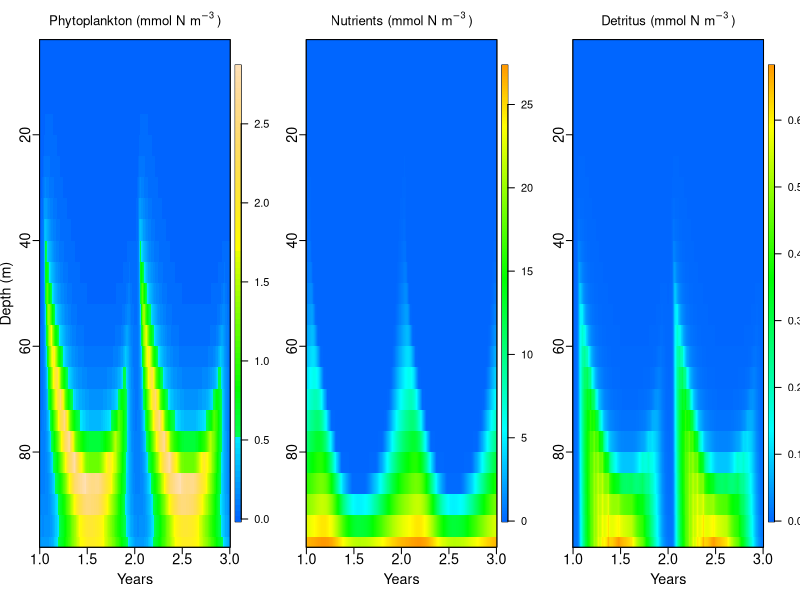
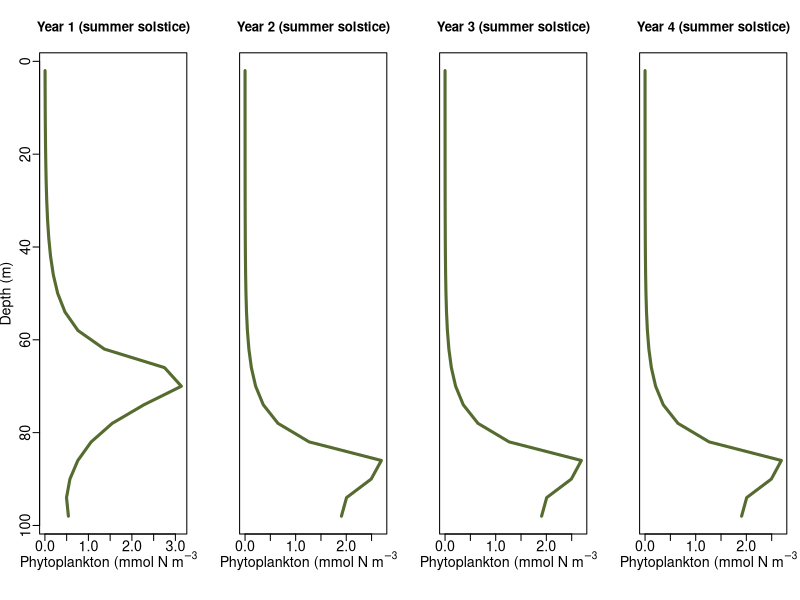
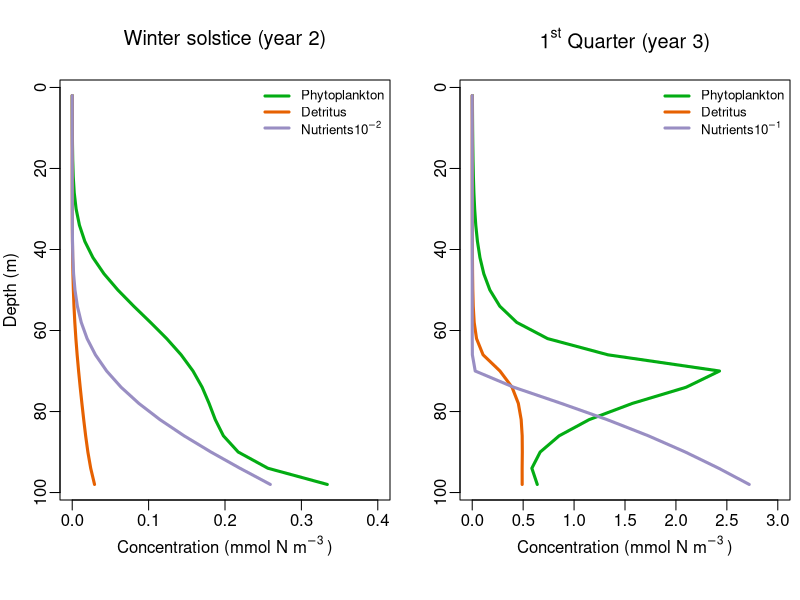
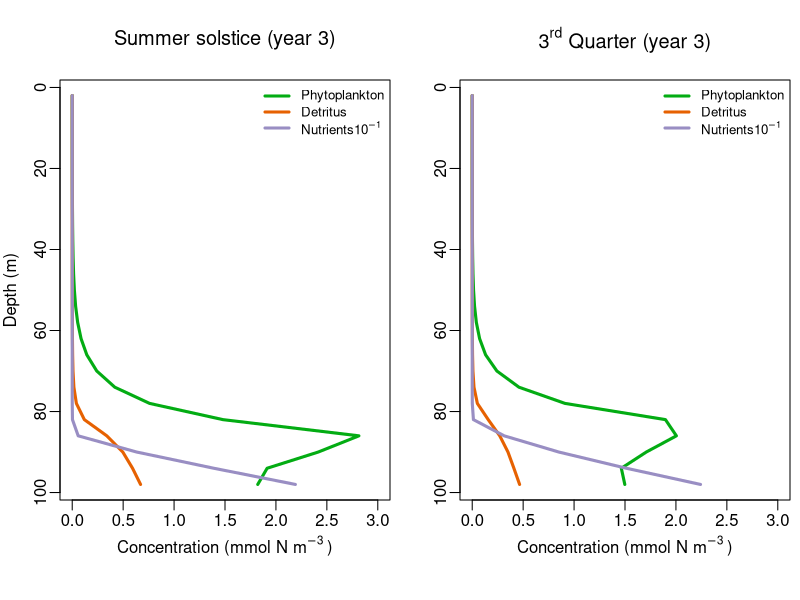
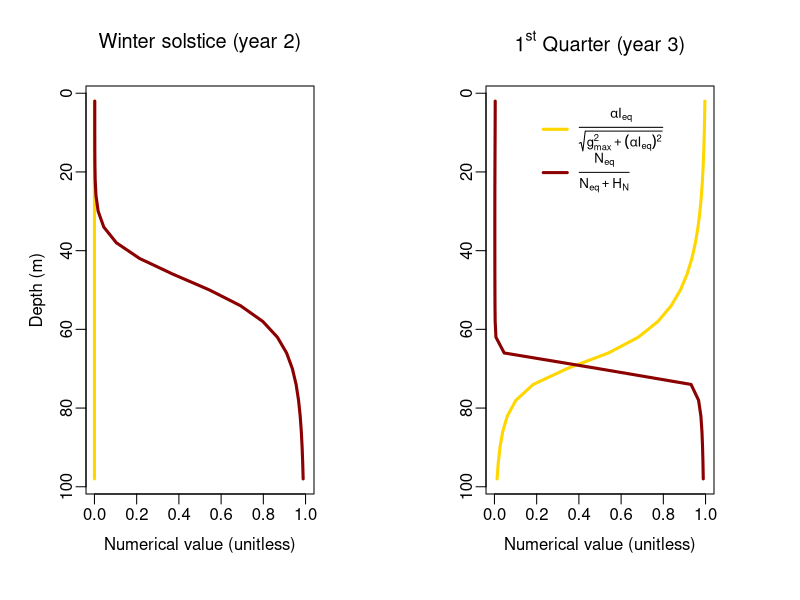
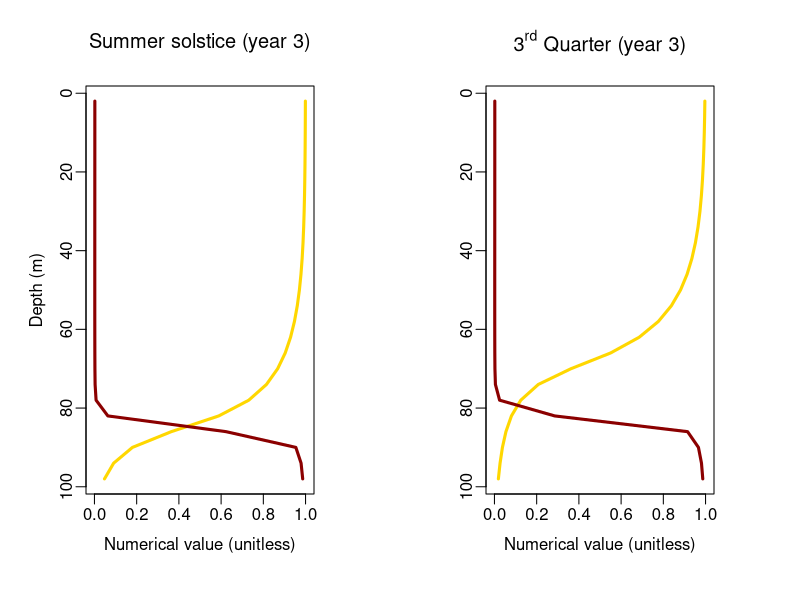
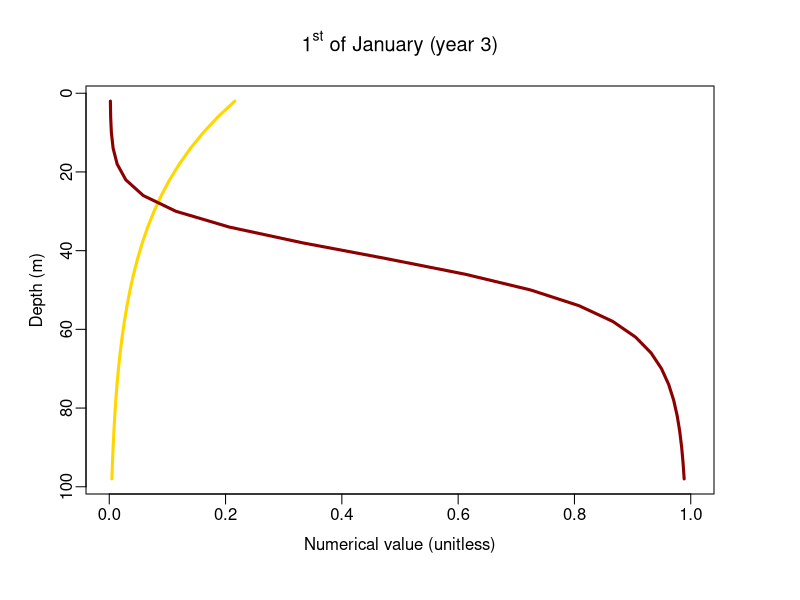

Reproduce these figures in R, in order.
#Adding detritus to the system and change units to nutrients

library(deSolve)
library(spam)
library(viridis)
library(viridisLite)
library(fields)

# Create an empty list to add the parameters
param <- list()

# Define parameters 
param$up <- 0.5 # sinking rate of phyto (m/d)
param$ud <- 15 # Settling velocity detritus (m/d)
param$DV <- 5*10^-5*3600*24 # Diffusivity (m^2/d)
param$dz <- 4 # grid spacing (m)
param$z <- seq(param$dz/2, 100, by=param$dz) # depth (m)
param$n <- length(param$z) # number of grid cells
param$kc <- 0.05 # light absorbed by phyto plankton and detritus (m2/mmol N)
param$kw <- 0.0375 # light absorbed by water (1/m)
param$I0 <- 350 #350 # incoming light radiation at surface (micro mol photons / (m2*s); uEinstein)
param$alp <- 0.1/(param$I0/200) # alpha slope of PI curve (1/uEinstein*d)
param$gmax <- 1.5 # g max (1/d)
param$HN <- 0.3 # Half saturation constant for nutrients (mmol /m^3)
param$m <- 0.03 # specific loss rate or mortality (1/d)
param$gamma <- 0.1 # grazing mortality m3 (mmol N)-1 d-1
param$eps <- 0.1 # remineralization coefficient (d-1)
param$Nb <- 30 # nutrient content at the bottom (mmol/m^3) 

# Define initial conditions - concentration of phyto plankton
PND <- c(rep(10,length(param$z)), rep(30,length(param$z)), rep(0, length(param$z)))

# Create a function
CalLightPDseason <- function(t, P, D, param) {
  
  season <- 1+cos(pi+(2*pi/365)*t+22*pi/365)
  
  Q <- param$kc * param$dz * ((cumsum(P) - P/2)+(cumsum(D) - D/2))
  
  I <- param$I0 * exp(-param$kw * param$z - Q)*season
  
  return(I)
}


# Create function that creates the differential equation at each step
FuncPNDseason <- function(t, PND, param) {
  P <- PND[1:param$n]
  N <- PND[(1+param$n):(2*param$n)]
  D <- PND[(2*param$n+1):(3*param$n)]
  
  # Phytoplankton flux
  Jap <- rep(0,param$n+1)
  Jdp <- rep(0,param$n+1)
  
  for (i in 2:param$n){
    Jap[i] <- param$up * P[i-1]
    Jdp[i] <- -param$DV * (P[i] - P[i-1]) / param$dz
  }
  
  # Advective flux boundary
  Jap[1] = 0
  Jap[param$n+1] = 0
  
  # Diffusive flux boundary
  Jdp[1] = 0
  Jdp[param$n+1] = 0
  
  Jp = Jap + Jdp
  
  # Nutrient flux
  Jdn <- rep(0,param$n+1)
  
  for (i in 2:param$n){
    Jdn[i] <- -param$DV * (N[i] - N[i-1]) / param$dz
  }
  
  
  # Diffusive flux boundary
  Jdn[1] = 0
  Jdn[param$n+1] = -param$DV*(param$Nb-N[param$n])/param$dz
  
  Jn = Jdn
  
  # Detritus flux
  Jad <- rep(0,param$n+1)
  Jdd <- rep(0,param$n+1)
  
  for (i in 2:param$n){
    Jad[i] <- param$ud * D[i-1]
    Jdd[i] <- -param$DV * (D[i] - D[i-1]) / param$dz
  }
  
  # Advective flux boundary
  Jad[1] = 0
  Jad[param$n+1] = param$ud*D[param$n]
  
  # Diffusive flux boundary
  Jdd[1] = 0
  Jdd[param$n+1] = 0
  
  Jd = Jad + Jdd
  
  I <- CalLightPDseason(t, P, D, param)
  
  g <- param$gmax * pmin(param$alp*I / sqrt(param$gmax^2 + (param$alp*I)^2),N/(N+param$HN))
  
  dPdT <- - (Jp[2:(param$n+1)] - Jp[1:param$n]) / param$dz + (g - param$m) * P - param$gamma*P*P
  
  dNdT <- - g*P + param$eps*D - (Jn[2:(param$n+1)] - Jn[1:param$n]) / param$dz
  
  dDdT <- - (Jd[2:(param$n+1)] - Jd[1:param$n]) / param$dz + param$m*P + param$gamma*P*P - param$eps*D
  
  return(list(c(dPdT, dNdT, dDdT)))
}

# Define time step
time <- seq(0,365*5, by=1)
timeplot <- seq(365,1096, by=1)

# Solve our differential equation
start.time <- Sys.time()
res = ode(PND, time, FuncPNDseason, param)
end.time <- Sys.time()
time.taken <- end.time-start.time
print(paste("Run time=",as.character(round(time.taken,1)),"s"))
res
dim(res)

Pplot <- res[365:1096,2:(param$n+1)]
Nplot <- res[365:1096,(param$n+2):(2*param$n+1)]
Dplot <- res[365:1096,(2*param$n+2):(3*param$n+1)]

dim(Nplot)
nrow(Pplot)
nrow(Dplot)

#Plot

#With fields package
phytolab <- expression("Phytoplankton (mmol N m"^{-3}~")")
nlab <- expression("Nutrients (mmol N m"^{-3}~")")
dlab <- expression("Detritus (mmol N m"^{-3}~")")

par(mfrow=c(1,3))
par(mar = c(4, 3, 3, 1), mgp = c(2, 0.5, 0))
image.plot(timeplot/365, param$z, Pplot, ylim=rev(range(param$z)), ylab="Depth (m)", xlab="Years",
           main=phytolab, col=topo.colors(100)[20:100], cex.axis = 1.3, cex.lab = 1.3)
box()
par(mar = c(4, 3, 3, 1), mgp = c(2, 0.5, 0))
image.plot(timeplot/365, param$z, Nplot, ylim=rev(range(param$z)), ylab="", xlab="Years",
           main=nlab, col=rev(rainbow(300, start = 0.1, end = 0.6)), cex.axis = 1.3, cex.lab = 1.3)
box()
par(mar = c(4, 3, 3, 1), mgp = c(2, 0.5, 0))
image.plot(timeplot/365, param$z, Dplot, ylim=rev(range(param$z)), ylab="", xlab="Years",
           main=dlab, col=rev(rainbow(300, start = 0.1, end = 0.6)), cex.axis = 1.3, cex.lab = 1.3)
box()
#970 420

# Redefine vectors
Pplot <- res[,2:(param$n+1)]
Nplot <- res[,(param$n+2):(2*param$n+1)]
Dplot <- res[,(2*param$n+2):(3*param$n+1)]

#vertical Profiles of Phytoplankton at the summer solstice
par(mfrow=c(1,4))
par(mar = c(5, 3, 4, 1), mgp = c(2, 0.5, 0))
plot(Pplot[365/2,], param$z, ylim = rev(range(param$z)), type="l", lwd=3,col = "darkolivegreen", ylab="Depth (m)", xlab=phytolab, main = "Year 1 (summer solstice)", cex.axis = 1.3, cex.lab = 1.3)
plot(Pplot[(365+365/2),], param$z, ylim = rev(range(param$z)), type="l", lwd=3,col = "darkolivegreen", ylab="", xlab=phytolab, main = "Year 2 (summer solstice)", yaxt = "n", cex.axis = 1.3, cex.lab = 1.3)
plot(Pplot[(2*365+365/2),], param$z, ylim = rev(range(param$z)), type="l", lwd=3,col = "darkolivegreen", ylab="", xlab=phytolab, main = "Year 3 (summer solstice)", yaxt = "n", cex.axis = 1.3, cex.lab = 1.3)
plot(Pplot[(3*365+365/2),], param$z, ylim = rev(range(param$z)), type="l", lwd=3,col = "darkolivegreen", ylab="", xlab=phytolab, main = "Year 4 (summer solstice)", yaxt = "n", cex.axis = 1.3, cex.lab = 1.3)

#970 420
","#998ec3","#f1a340","#e66101"

#plot P and N at equilibrium
#winter solstice is the 21st of dec and corresponds to the day 2*365-11
dphylab <- expression("Concentration (mmol N m"^{-3}~")")
nutleg <- expression("Nutrients"*10^-2)
nutleg1 <- expression("Nutrients"*10^-1)
q1 <- expression(paste(1^st," Quarter (year 3)"))
q3 <- expression(paste(3^rd," Quarter (year 3)"))
wsol <- expression("Winter solstice (year 2)")
ssol <- expression("Summer solstice (year 3)")
jan1 <- expression(paste(1^st," of January (year 3)"))

par(mfrow=c(1,2))
par(mar = c(5, 3, 4, 0.5)) 
plot(Pplot[2*365-11,], param$z, ylim = rev(range(param$z)), xlim=c(0,0.4), type='l', lwd=3, col = "#03AC13", xlab = dphylab, ylab = "Depth (m)", main=wsol)
points(Dplot[2*365-11,], param$z, ylim = rev(range(param$z)), type='l', lwd=3, col = "#e66101", xlab = "", ylab = "")
points(Nplot[2*365-11,]/100, param$z, ylim = rev(range(param$z)), type='l', lwd=3, col = "#998ec3", xlab = "", ylab = "")
legend("topright", legend = c("Phytoplankton", "Detritus", nutleg), col = c("#03AC13", "#e66101","#998ec3"), lty = 1, lwd=3, cex = 0.8, bty = "n")

par(mar = c(5, 3, 4, 0.5)) 
plot(Pplot[2*365-11+365/4,], param$z, ylim = rev(range(param$z)), xlim=c(0,3), type='l', lwd=3, col = "#03AC13", xlab = dphylab, ylab = "", main=q1)
points(Dplot[2*365-11+365/4,], param$z, ylim = rev(range(param$z)), type='l', lwd=3, col = "#e66101", xlab = "", ylab = "")
points(Nplot[2*365-11+365/4,]/10, param$z, ylim = rev(range(param$z)), type='l', lwd=3, col = "#998ec3", xlab = "", ylab = "")
legend("topright", legend = c("Phytoplankton", "Detritus", nutleg1), col = c("#03AC13", "#e66101","#998ec3"), lty = 1, lwd=3, cex = 0.8, bty = "n")
#800 420

par(mfrow=c(1,2))
par(mar = c(5, 3, 4, 0.5)) 
plot(Pplot[2*365-11+365*2/4,], param$z, ylim = rev(range(param$z)), xlim=c(0,3), type='l', lwd=3, col = "#03AC13", xlab = dphylab, ylab = "Depth (m)", main=ssol)
points(Dplot[2*365-11+365*2/4,], param$z, ylim = rev(range(param$z)), type='l', lwd=3, col = "#e66101", xlab = "", ylab = "")
points(Nplot[2*365-11+365*2/4,]/10, param$z, ylim = rev(range(param$z)), type='l', lwd=3, col = "#998ec3", xlab = "", ylab = "")
legend("topright", legend = c("Phytoplankton", "Detritus", nutleg1), col = c("#03AC13", "#e66101","#998ec3"), lty = 1, lwd=3, cex = 0.8, bty = "n")

par(mar = c(5, 3, 4, 0.5)) 
plot(Pplot[2*365-11+365*3/4,], param$z, ylim = rev(range(param$z)), xlim=c(0,3), type='l', lwd=3, col = "#03AC13", xlab = dphylab, ylab = "", main=q3)
points(Dplot[2*365-11+365*3/4,], param$z, ylim = rev(range(param$z)), type='l', lwd=3, col = "#e66101", xlab = "", ylab = "")
points(Nplot[2*365-11+365*3/4,]/10, param$z, ylim = rev(range(param$z)), type='l', lwd=3, col = "#998ec3", xlab = "", ylab = "")
legend("topright", legend = c("Phytoplankton", "Detritus", nutleg1), col = c("#03AC13", "#e66101","#998ec3"), lty = 1, lwd=3, cex = 0.8, bty = "n")


#Light and nutrient limitation
#1
par(mfrow=c(1,2))
fiqeresp <- expression(frac(alpha*I[eq], sqrt(g[max]^2+(alpha*I[eq])^2)))
fnqeresp <- expression(frac(N[eq], N[eq]+H[N]))
Ieqws <- CalLightPDseason(719, Pplot[719,], Dplot[719,], param)

fiws <- param$alp*Ieqws / sqrt(param$gmax^2 + (param$alp*Ieqws)^2)
fnws <- Nplot[719,] / (Nplot[719,] + param$HN)

par(mar = c(5, 4, 4, 4) + 0.3) 
plot(fiws, param$z, ylim = rev(range(param$z)), xlim=c(0,1), type='l', lwd=3, col = "gold", xlab="Numerical value (unitless)", ylab="Depth (m)", main = wsol)
points(fnws, param$z, ylim = rev(range(param$z)), type='l', lwd=3, col = "darkred")


fiqeresp <- expression(frac(alpha*I[eq], sqrt(g[max]^2+(alpha*I[eq])^2)))
fnqeresp <- expression(frac(N[eq], N[eq]+H[N]))
Ieq <- CalLightPDseason(810, Pplot[810,], Dplot[810,], param)

fi <- param$alp*Ieq / sqrt(param$gmax^2 + (param$alp*Ieq)^2)
fn <- Nplot[810,] / (Nplot[810,] + param$HN)

par(mar = c(5, 4, 4, 4) + 0.3) 
plot(fi, param$z, ylim = rev(range(param$z)), xlim=c(0,1), type='l', lwd=3, col = "gold", xlab="Numerical value (unitless)", ylab="", main = q1)
points(fn, param$z, ylim = rev(range(param$z)), type='l', lwd=3, col = "darkred")

legend("top", legend = c(fiqeresp, fnqeresp), col = c("gold", "darkred"), lwd=3, lty = 1, cex = 0.8, bty = "n")


#2
par(mfrow=c(1,2))
fiqeresp <- expression(frac(alpha*I[eq], sqrt(g[max]^2+(alpha*I[eq])^2)))
fnqeresp <- expression(frac(N[eq], N[eq]+H[N]))
Ieqws <- CalLightPDseason(902, Pplot[902,], Dplot[902,], param)

fiws <- param$alp*Ieqws / sqrt(param$gmax^2 + (param$alp*Ieqws)^2)
fnws <- Nplot[902,] / (Nplot[902,] + param$HN)

par(mar = c(5, 4, 4, 4) + 0.3) 
plot(fiws, param$z, ylim = rev(range(param$z)), xlim=c(0,1), type='l', lwd=3, col = "gold", xlab="Numerical value (unitless)", ylab="Depth (m)", main = ssol)
points(fnws, param$z, ylim = rev(range(param$z)), type='l', lwd=3, col = "darkred")


fiqeresp <- expression(frac(alpha*I[eq], sqrt(g[max]^2+(alpha*I[eq])^2)))
fnqeresp <- expression(frac(N[eq], N[eq]+H[N]))
Ieq <- CalLightPDseason(993, Pplot[810,], Dplot[993,], param)

fi <- param$alp*Ieq / sqrt(param$gmax^2 + (param$alp*Ieq)^2)
fn <- Nplot[993,] / (Nplot[993,] + param$HN)

par(mar = c(5, 4, 4, 4) + 0.3) 
plot(fi, param$z, ylim = rev(range(param$z)), xlim=c(0,1), type='l', lwd=3, col = "gold", xlab="Numerical value (unitless)", ylab="", main = q3)
points(fn, param$z, ylim = rev(range(param$z)), type='l', lwd=3, col = "darkred")

#1st of jan
par(mfrow=c(1,1))
fiqeresp <- expression(frac(alpha*I[eq], sqrt(g[max]^2+(alpha*I[eq])^2)))
fnqeresp <- expression(frac(N[eq], N[eq]+H[N]))
Ieqws <- CalLightPDseason(730, Pplot[730,], Dplot[730,], param)

fiws <- param$alp*Ieqws / sqrt(param$gmax^2 + (param$alp*Ieqws)^2)
fnws <- Nplot[730,] / (Nplot[730,] + param$HN)

par(mar = c(5, 4, 4, 4) + 0.3) 
plot(fiws, param$z, ylim = rev(range(param$z)), xlim=c(0,1), type='l', lwd=3, col = "gold", xlab="Numerical value (unitless)", ylab="Depth (m)", main = jan1)
points(fnws, param$z, ylim = rev(range(param$z)), type='l', lwd=3, col = "darkred")
